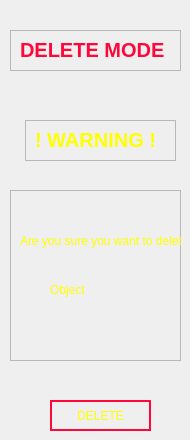
     <widget class="QWidget" name="DeleteHandle">
      <widget class="QFrame" name="frame_11">
       <property name="geometry">
        <rect>
         <x>10</x>
         <y>30</y>
         <width>171</width>
         <height>41</height>
        </rect>
       </property>
       <property name="styleSheet">
        <string notr="true">QFrame {
    border: 2px solid #FF073A;
}

QFrame &gt; * {
    border: none;
}</string>
       </property>
       <property name="frameShape">
        <enum>QFrame::StyledPanel</enum>
       </property>
       <property name="frameShadow">
        <enum>QFrame::Raised</enum>
       </property>
       <widget class="QLabel" name="label_15">
        <property name="geometry">
         <rect>
          <x>10</x>
          <y>10</y>
          <width>161</width>
          <height>20</height>
         </rect>
        </property>
        <property name="font">
         <font>
          <pointsize>15</pointsize>
          <weight>75</weight>
          <bold>true</bold>
         </font>
        </property>
        <property name="styleSheet">
         <string notr="true">QLabel {
    color: #FF073A;
}</string>
        </property>
        <property name="text">
         <string>DELETE MODE</string>
        </property>
       </widget>
      </widget>
      <widget class="QFrame" name="frame_12">
       <property name="geometry">
        <rect>
         <x>25</x>
         <y>120</y>
         <width>151</width>
         <height>41</height>
        </rect>
       </property>
       <property name="styleSheet">
        <string notr="true">QFrame {
    border: 2px solid #FF073A;
}

QFrame &gt; * {
    border: none;
}</string>
       </property>
       <property name="frameShape">
        <enum>QFrame::StyledPanel</enum>
       </property>
       <property name="frameShadow">
        <enum>QFrame::Raised</enum>
       </property>
       <widget class="QLabel" name="label_16">
        <property name="geometry">
         <rect>
          <x>10</x>
          <y>10</y>
          <width>131</width>
          <height>20</height>
         </rect>
        </property>
        <property name="font">
         <font>
          <pointsize>15</pointsize>
          <weight>75</weight>
          <bold>true</bold>
         </font>
        </property>
        <property name="styleSheet">
         <string notr="true">QLabel {
    color: #FFFF00;
}</string>
        </property>
        <property name="text">
         <string>! WARNING !</string>
        </property>
       </widget>
      </widget>
      <widget class="QFrame" name="frame_13">
       <property name="geometry">
        <rect>
         <x>10</x>
         <y>190</y>
         <width>171</width>
         <height>171</height>
        </rect>
       </property>
       <property name="styleSheet">
        <string notr="true">QFrame {
    border: 2px solid #FF073A;
}

QFrame &gt; * {
    border: none;
}</string>
       </property>
       <property name="frameShape">
        <enum>QFrame::StyledPanel</enum>
       </property>
       <property name="frameShadow">
        <enum>QFrame::Raised</enum>
       </property>
       <widget class="QLabel" name="label_17">
        <property name="geometry">
         <rect>
          <x>10</x>
          <y>30</y>
          <width>161</width>
          <height>41</height>
         </rect>
        </property>
        <property name="styleSheet">
         <string notr="true">QLabel {
    color: #FFFF00;
}</string>
        </property>
        <property name="text">
         <string>Are you sure you want to delete:</string>
        </property>
       </widget>
       <widget class="QLabel" name="DeleteOutpute2">
        <property name="geometry">
         <rect>
          <x>40</x>
          <y>90</y>
          <width>71</width>
          <height>20</height>
         </rect>
        </property>
        <property name="styleSheet">
         <string notr="true">QLabel {
    color: #FFFF00;
}</string>
        </property>
        <property name="text">
         <string>Object</string>
        </property>
       </widget>
      </widget>
      <widget class="QPushButton" name="SaveStudentEdit_2">
       <property name="geometry">
        <rect>
         <x>50</x>
         <y>400</y>
         <width>101</width>
         <height>31</height>
        </rect>
       </property>
       <property name="toolTip">
        <string>Save Changes</string>
       </property>
       <property name="styleSheet">
        <string notr="true">QPushButton {
    border: 2px solid #FF073A;
    color: #FFFF00;  /* Text color of QPushButton */
    text-align: center;  /* Center-align text in QPushButton */
}</string>
       </property>
       <property name="text">
        <string>DELETE</string>
       </property>
      </widget>
     </widget>
